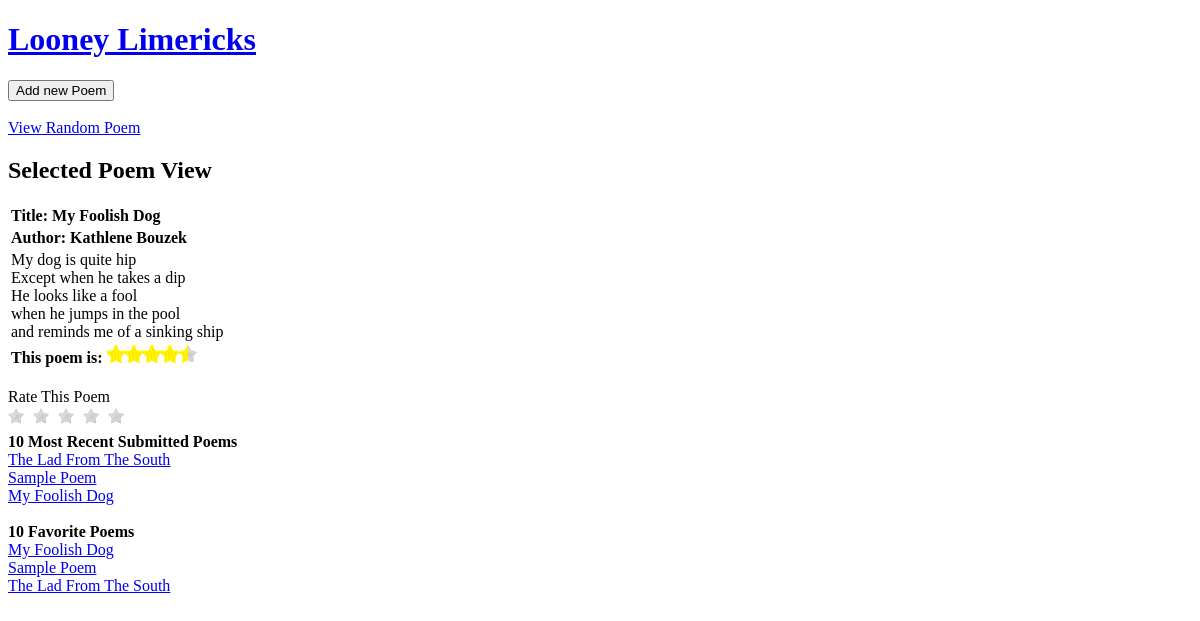
Page /index.php?v=poem&view=poemview&xx=displayPoem&e=0 on the committed database.
### tables this page shows
CREATE TABLE IF NOT EXISTS `poems` (
  `Title` varchar(30) NOT NULL DEFAULT '',
  `Author` varchar(30) DEFAULT NULL,
  `Poem` text,
  `Rating` double DEFAULT NULL,
  `RatingCount` int(11) DEFAULT NULL,
  `RatingAverage` double DEFAULT NULL,
  `Date` timestamp NOT NULL DEFAULT CURRENT_TIMESTAMP ON UPDATE CURRENT_TIMESTAMP,
  PRIMARY KEY (`Title`)
);

### config/config.php (called while the page is built, shortened)
<?php
function updateAllPoems()
{
    $data = getAllPoems();
    $dataM = getMostRecentPoems();
    $dataFav = getFavoritePoems();
    $dataRandom = getRandomPoem();
}
?>

### controllers/poem.php (called while the page is built, shortened)
<?php
include ("./models/poem_model.php");
function poemController() {
    updateAllPoems();
}
?>

### views/poemview.php (the view, shortened to what this page needs)
<h1><a href=index.php><?php echo site; ?></a></h1>
<form action="index.php" method="GET">
    <input type="submit" value="Add new Poem" />
</form>
<br/>
<a href="index.php?v=poem&view=randompoemview&xx=randomPoem&e=0">View Random Poem</a>
<h2>Selected Poem View</h2>
<table>
    <?php
    $poem_content = get_poem($data, $_GET["e"]);
    ?>
    <tr><td class="Title"><b><?php echo "Title:  " . $poem_content[0]; ?></b></td></tr>
    <tr><td class="Author"><b><?php echo "Author:  " . $poem_content[1]; ?></b></td></tr>
    <tr><td class="Poem"> <?php echo nl2br($poem_content[2]); ?></td></tr>
    <tr><td class="Rating"> <b>This poem is:</b>
            <?php
            $count = 0;
            for ($i = 0; $i < round($poem_content[3], 0, PHP_ROUND_HALF_DOWN); $i++) {
                $count++;
                echo '<img src="./images/star_yellow.gif" height="18" width="18">';
            }
            if ($poem_content[3] - $count != 0) {
                echo '<img src="./images/star_half.gif" height="18" width="18">';
            }
            ?></td></tr>
</table>
<br />
<span id="Status">Rate This Poem</span>
<div id="ratepoem" title="<b>Rate This Poem</b>">
    <a onclick="rateThisPoem(this)" id="_1" title="<?php echo $poem_content[0]; ?>" name="1" onmouseover="rating(this)" onmouseout="notHover(this)"></a>
    <a onclick="rateThisPoem(this)" id="_2" title="<?php echo $poem_content[0]; ?>" name="2" onmouseover="rating(this)" onmouseout="notHover(this)"></a>
    <a onclick="rateThisPoem(this)" id="_3" title="<?php echo $poem_content[0]; ?>" name="3" onmouseover="rating(this)" onmouseout="notHover(this)"></a>
    <a onclick="rateThisPoem(this)" id="_4" title="<?php echo $poem_content[0]; ?>" name="4" onmouseover="rating(this)" onmouseout="notHover(this)"></a>
    <a onclick="rateThisPoem(this)" id="_5" title="<?php echo $poem_content[0]; ?>" name="5" onmouseover="rating(this)" onmouseout="notHover(this)"></a>
</div>
<b class="listTitle">10 Most Recent Submitted Poems</b><Br/>
<?php
$recentpoems = $dataM;
for ($i = 0; $i < count($recentpoems); $i++) {
    echo $recentpoems[$i] . "<BR/>";
}
?>
<BR/>
<b class="listTitle">10 Favorite Poems</b><Br/>
<?php
$favpoems = $dataFav;
for ($i = 0; $i < count($favpoems); $i++) {
    echo $favpoems[$i] . "<BR/>";
}
?>

### models/poem_model.php (shortened to what this page needs)
<?php
function getAPoem($titleName) {
    $query = "SELECT * FROM poems WHERE Title = '$titleName'";
    $result = mysql_query($query);
    $row = mysql_fetch_array($result);
    $title = $row['Title'];
    $author = $row['Author'];
    $poem = $row['Poem'];
    $rating = $row['RatingAverage'];
    $data = array($title, $author, $poem, $rating);
    return $data;
}
function getAllPoems() {
    $query = "SELECT * FROM poems";
    $result = mysql_query($query);
    $data = array();
    while ($titles = mysql_fetch_array($result)) {
        $data[] = getAPoem($titles['Title']);
    }
    return $data;
}
function getMostRecentPoems() {
    $poems = getAllPoems();
    $count = 0;
    $list = array();
    for ($i = count($poems) - 1; ($count < 10) && ($count < count($poems)); $i--) {
        $title = $poems[$i][0];
        $count++;
        $link = '<a href="index.php?v=poem&view=poemview&xx=displayPoem&e=' . $i . '">' . $title . '</a>';
        $list[] = $link;
    }
    return $list;
}
function getFavoritePoems() {
    $poems = getAllPoems();
    $query = "SELECT * From poems ORDER BY RatingAverage DESC LIMIT 10";
    $result = mysql_query($query);
    $list = array();
    while ($poem = mysql_fetch_array($result)) {
        $i = 0;
        for ($j = 0; $j < count($poems); $j++) {
            if ($poem['Title'] == $poems[$j][0]) {
                $i = $j;
            }
        }
        $link = '<a href="index.php?v=poem&view=poemview&xx=displayPoem&e=' . $i . '">' . $poem['Title'] . '</a>';
        $list[] = $link;
    }
    return $list;
}
function getRandomPoem() {
    $query = "SELECT * FROM poems ORDER BY RAND() LIMIT 1";
    $result = mysql_query($query);
    $row = mysql_fetch_array($result);
    $title = $row['Title'];
    $data = array(getAPoem($title));
    return $data;
}
?>

### views/poemview.php (style rules this page uses)
#Status { float:left; clear:both; width:100%; height:20px; }
#ratepoem { float:left; clear:both; width:100%; height:auto; padding:0px; margin:0px; }
#ratepoem a { float:left;background:url(images/star_gray.gif) no-repeat;width:25px; height:25px; }

### rows in the picture
poems: Title "My Foolish Dog", Author "Kathlene Bouzek", Poem "My dog is quite hip Except when he takes a dip He looks like a fool when he jumps in the pool and reminds me of a sinking ship"
poems: Title "The Lad From The South"
poems: Title "Sample Poem"

### other values in the picture
site "Looney Limericks"
